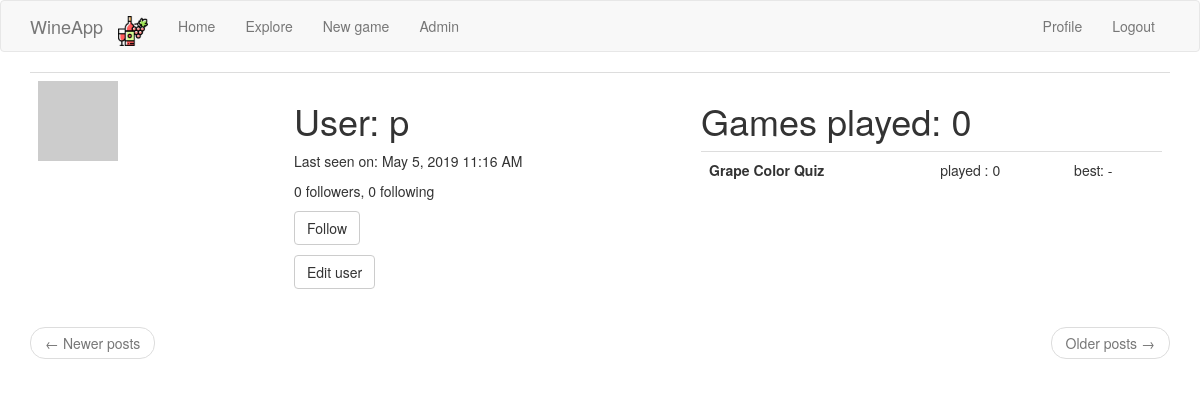
Page /user/p (signed in) on the earlier database version.
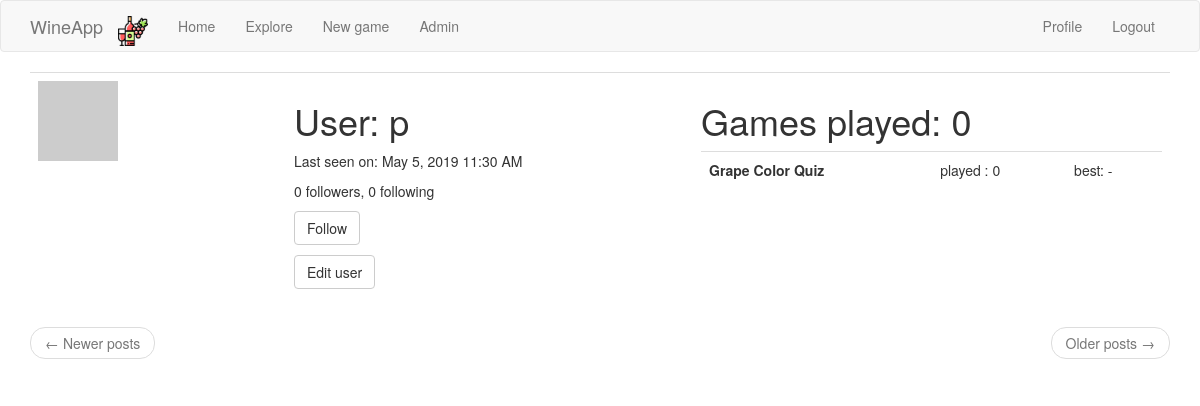
Same page on the later database version.
### app/models.py (models this page shows, shortened)
class User(UserMixin, db.Model):
    id = db.Column(db.Integer, primary_key=True)
    username = db.Column(db.String(64), index=True, unique=True)
    email = db.Column(db.String(120), index=True, unique=True)
    password_hash = db.Column(db.String(128))
    posts = db.relationship('Post', backref='author', lazy='dynamic')
    about_me = db.Column(db.String(140))
    last_seen = db.Column(db.DateTime, default=datetime.utcnow)
    followed = db.relationship(
        'User', secondary=followers,
        primaryjoin=(followers.c.follower_id == id),
        secondaryjoin=(followers.c.followed_id == id),
        backref=db.backref('followers', lazy='dynamic'), lazy='dynamic')
    def avatar(self, size):
        digest = md5(self.email.lower().encode('utf-8')).hexdigest()
        return 'https://www.gravatar.com/avatar/{}?d=identicon&s={}'.format(
            digest, size)
    def is_following(self, user_):
        return self.followed.filter(
            followers.c.followed_id == user_.id).count() > 0

### app/main/routes.py (the view)
@bp.route('/user/<username>')
@login_required
def user(username):
    user_ = User.query.filter_by(username=username).first_or_404()
    summary_per_type, nb_played_games = get_player_stats(user_)
    page = request.args.get('page', 1, type=int)
    posts = user_.posts.order_by(Post.timestamp.desc()).paginate(
        page, current_app.config['POSTS_PER_PAGE'], False)
    next_url = url_for('main.user', username=user_.username,
                       page=posts.next_num) if posts.has_next else None
    prev_url = url_for('main.user', username=user_.username,
                       page=posts.prev_num) if posts.has_prev else None
    return render_template('user.html', user=user_, posts=posts.items,
                           next_url=next_url, prev_url=prev_url, nb_played_games=nb_played_games,
                           games_data=summary_per_type)

### app/main/routes.py (called while the page is built)
@bp.before_app_request
def before_request():
    if current_user.is_authenticated:
        current_user.last_seen = datetime.utcnow()
        db.session.commit()
    g.locale = str(get_locale())

### app/models.py (called while the page is built)
@login.user_loader
def load_user(id):
    return User.query.get(int(id))

def get_player_stats(user_):
    games = Game.query.filter_by(player_id=user_.id).all()
    games_per_type = {}
    for game_type, game_name in current_app.config['GAMES_TO_NAMES'].items():
        games_per_type[(game_type, game_name)] = [game for game in games if game.game_type == game_type]
    summary_per_type = []
    for (game_type, game_name), games in games_per_type.items():
        summary_per_type.append(
            {
                'name': game_name,
                'type': game_type,
                'nb_played': len(games),
                'best': max(games, key=lambda x: x.score).score if len(games) > 0 else '-'
            }
        )
        return summary_per_type, len(games)

### app/templates/user.html (shortened to what this page needs)
{% extends "base.html" %}
{% block app_content %}
<table class="table table-hover">
    <tr>
        <td width="256px"><img src="{{ user.avatar(256) }}"></td>
        <td>
            <h1>{{ _('User') }}: {{ user.username }}</h1>
            {% if user.last_seen %}
            <p>{{ _('Last seen on') }}: {{ moment(user.last_seen).format('LLL') }}</p>
            {% endif %}
            <p>{{ _('%(count)d followers', count=user.followers.count()) }}, {{ _('%(count)d following',
                count=user.followed.count()) }}</p>
            {% if user == current_user %}
            <p><a class="btn btn-default" href="{{ url_for('main.edit_profile') }}">{{ _('Edit your profile') }}</a></p>
            {% elif not current_user.is_following(user) %}
            <p><a class="btn btn-default" href="{{ url_for('main.follow', username=user.username) }}">{{ _('Follow') }}</a></p>
            {% else %}
            <p><a class="btn btn-default" href="{{ url_for('main.unfollow', username=user.username) }}">{{ _('Unfollow') }}</a></p>
            {% endif %}
            {% if current_user.username == 'admin' %}
            <p><a class="btn btn-default" href="{{ url_for('main.edit_user', username=user.username) }}">{{ _('Edit user') }}</a></p>
            {% endif %}
        </td>
        <td>
            <h1>Games played: {{ nb_played_games }}</h1>
            <table class="table table-hover">
                {% for game in games_data %}
                <tr onclick="window.location='{{ url_for('main.quick_new_game', game_type=game.type) }}'">
                    <th>{{ game.name }}</th>
                    <td>played : {{ game.nb_played }}</td>
                    <td>best: {{ game.best }}</td>
                    {% endfor %}
                </tr>
            </table>
        </td>
    </tr>
</table>
<nav aria-label="...">
    <ul class="pager">
        <li class="previous{% if not prev_url %} disabled{% endif %}">
            <a href="{{ prev_url or '#' }}">
                <span aria-hidden="true">&larr;</span> {{ _('Newer posts') }}
            </a>
        </li>
        <li class="next{% if not next_url %} disabled{% endif %}">
            <a href="{{ next_url or '#' }}">
                {{ _('Older posts') }} <span aria-hidden="true">&rarr;</span>
            </a>
        </li>
    </ul>
</nav>
{% endblock %}

### app/templates/base.html (shortened to what this page needs)
{% extends 'bootstrap/base.html' %}
{% block navbar %}
<nav class="navbar navbar-default">
    <div class="container">
        <div class="navbar-header">
            <a class="navbar-brand" href="{{ url_for('main.index') }}">WineApp</a>
        </div>
        <div class="collapse navbar-collapse" id="bs-example-navbar-collapse-1">
            <ul class="nav navbar-nav">
                <li><a href="{{ url_for('main.index') }}" class="navbar-brand">
                    <img src="/static/bottle_red_wine.png" style="height:30px;margin:0px;padding:0px;">
                </a></li>
                <li><a href="{{ url_for('main.index') }}">{{ _('Home') }}</a></li>
                <li class="nav-item dropdown">
                    <a class="nav-link dropdown-toggle" href="#" id="navbarDropdown" role="button"
                       data-toggle="dropdown" aria-haspopup="true" aria-expanded="false">
                        Explore
                    </a>
                </li>
                <li><a href="{{ url_for('main.new_game') }}">{{ _('New game') }}</a></li>
                {% if current_user.username == 'admin' %}
                <li><a href="{{ url_for('main.admin') }}">{{ _('Admin') }}</a></li>
                {% endif %}
            </ul>
            <ul class="nav navbar-nav navbar-right">
                {% if current_user.is_anonymous %}
                <li><a href="{{ url_for('auth.login') }}">{{ _('Login') }}</a></li>
                {% else %}
                <li><a href="{{ url_for('main.user', username=current_user.username) }}">{{ _('Profile') }}</a></li>
                <li><a href="{{ url_for('auth.logout') }}">{{ _('Logout') }}</a></li>
                {% endif %}
            </ul>
        </div>
    </div>
</nav>
{% endblock %}
{% block content %}
<div class="container">
    {% block app_content %}{% endblock %}
</div>
{% endblock %}

Differences in the rows shown:
changed User: last_seen "May 5, 2019 11:16 AM" → "May 5, 2019 11:30 AM"
